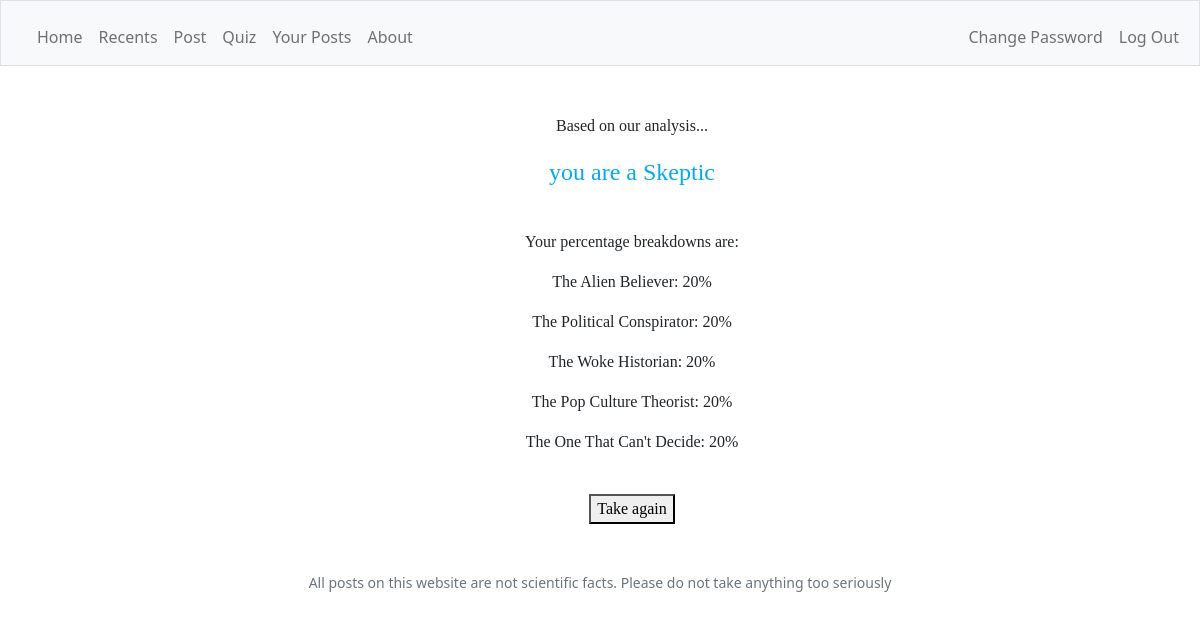
/results (signed in), run on an earlier commit of the app's database.
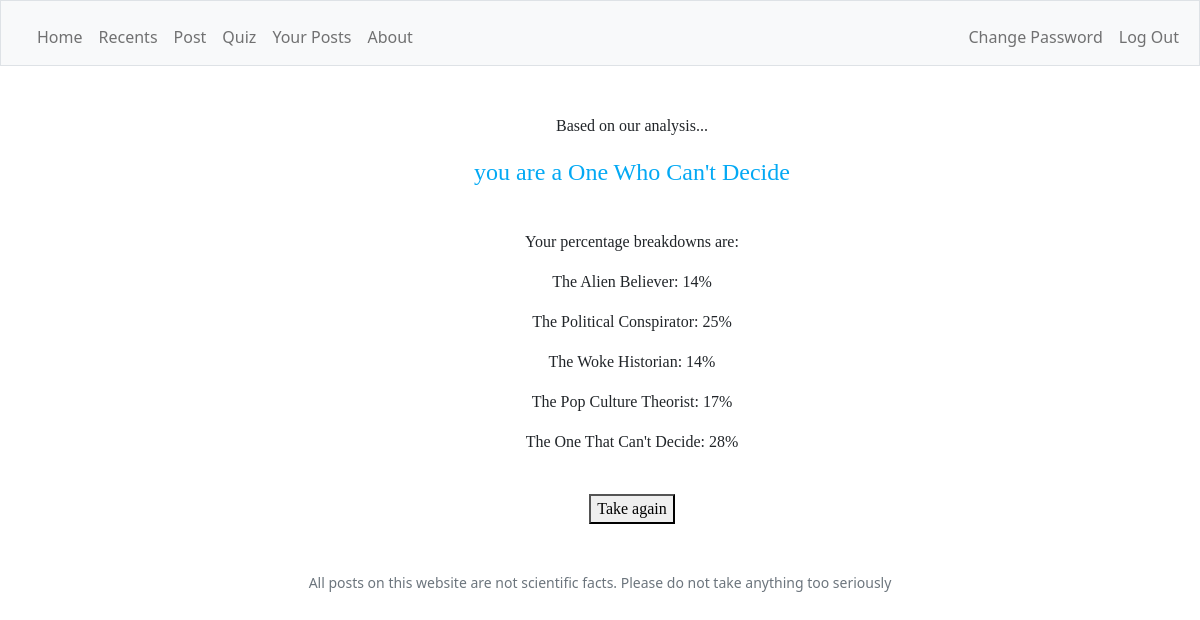
And on a later commit of the database.
### tables this page shows
CREATE TABLE quiz (username TEXT NOT NULL UNIQUE, alien INTEGER, politics INTEGER, history INTEGER,  misc INTEGER, popcult INTEGER, skeptic INTEGER, result TEXT, believer INTEGER, wellround INTEGER);

### app.py (the view)
@app.route("/results", methods=["GET", "POST"])
@login_required
def results():
    if request.method == "POST":
        return redirect("/questions")
    else:
        quizResults = db.execute("SELECT * FROM quiz WHERE username = ?", session["user_id"])
        if quizResults[0]["wellround"] == 1:
            results = "Well-Rounder"
            if quizResults[0]["skeptic"] == 1:
                results = "Skeptic"
            if quizResults[0]["believer"] == 1:
                results = "True Believer"
        else:
            results = quizResults[0]["result"]
        return render_template("results.html", results=results, quizResults=quizResults)

### app.py (called while the page is built)
@app.after_request
def after_request(response):
    response.headers["Cache-Control"] = "no-cache, no-store, must-revalidate"
    response.headers["Expires"] = 0
    response.headers["Pragma"] = "no-cache"
    return response

### helpers.py (called while the page is built)
def login_required(f):
    @wraps(f)
    def decorated_function(*args, **kwargs):
        if session.get("user_id") is None:
            return redirect("/login")
        return f(*args, **kwargs)
    return decorated_function

### templates/results.html (shortened to what this page needs)
<!DOCTYPE html>
<html lang="en">
    <head>
        <link href="https://cdn.jsdelivr.net/npm/bootstrap@5.1.3/dist/css/bootstrap.min.css" rel="stylesheet">
        <link href="/static/styles.css" rel="stylesheet">
    </head>
    <body>
        <nav class="bg-light border navbar navbar-expand-md navbar-light">
            <div class="container-fluid">
                <div class="collapse navbar-collapse" id="navbar">
                    {% if session["user_id"] %}
                        <ul class="navbar-nav me-auto mt-2">
                            <li class="nav-item"><a class="nav-link" href="/">Home</a></li>
                            <li class="nav-item"><a class="nav-link" href="/recents">Recents</a></li>
                            <li class="nav-item"><a class="nav-link" href="/post">Post</a></li>
                            <li class="nav-item"><a class="nav-link" href="/quiz">Quiz</a></li>
                            <li class="nav-item"><a class="nav-link" href="/your-posts">Your Posts</a></li>
                            <li class="nav-item"><a class="nav-link" href="/about">About</a></li>
                        </ul>
                        <ul class="navbar-nav ms-auto mt-2">
                            <li class="nav-item"><a class="nav-link" href="/change">Change Password</a></li>
                            <li class="nav-item"><a class="nav-link" href="/logout">Log Out</a></li>
                        </ul>
                    {% else %}
                        <ul class="navbar-nav ms-auto mt-2">
                            <li class="nav-item"><a class="nav-link" href="/register">Register</a></li>
                            <li class="nav-item"><a class="nav-link" href="/login">Log In</a></li>
                        </ul>
                    {% endif %}
                </div>
            </div>
        </nav>
        <main class="container-fluid py-5 text-center">
            {% block main %}
                <div class="container">
                    <p>Based on our analysis...</p>
                    <p class="crimson large">you are a {{ results }}</p>
                </div>
                <br>
                <div class="container">
                    <p>Your percentage breakdowns are: </p>
                    {% for percentage in quizResults %}
                        <p>The Alien Believer: {{ percentage.alien }}%</p>
                        <p>The Political Conspirator: {{ percentage.politics }}%</p>
                        <p>The Woke Historian: {{ percentage.history }}%</p>
                        <p>The Pop Culture Theorist: {{ percentage.popcult }}%</p>
                        <p>The One That Can't Decide: {{ percentage.misc }}%</p>
                    {% endfor %}
                </div>
                <br>
                <div class="container">
                    <form action="/results" id="return" method="post">
                        <button name="takeAgain" value="takeAgain" type="submit">Take again</button>
                    </form>
                </div>
            {% endblock %}
        </main>
        <footer class="mb-5 small text-center text-muted">
            All posts on this website are not scientific facts. Please do not take anything too seriously
        </footer>
    </body>
</html>

What changed in the data, as far as the page shows it:
changed quiz: result (not shown) → "One Who Can't Decide"; alien "20" → "14"; politics "20" → "25"; history "20" → "14"; popcult "20" → "17"; misc "20" → "28"
Also different on the page:
{{ results }}: "Skeptic" → (not shown)
